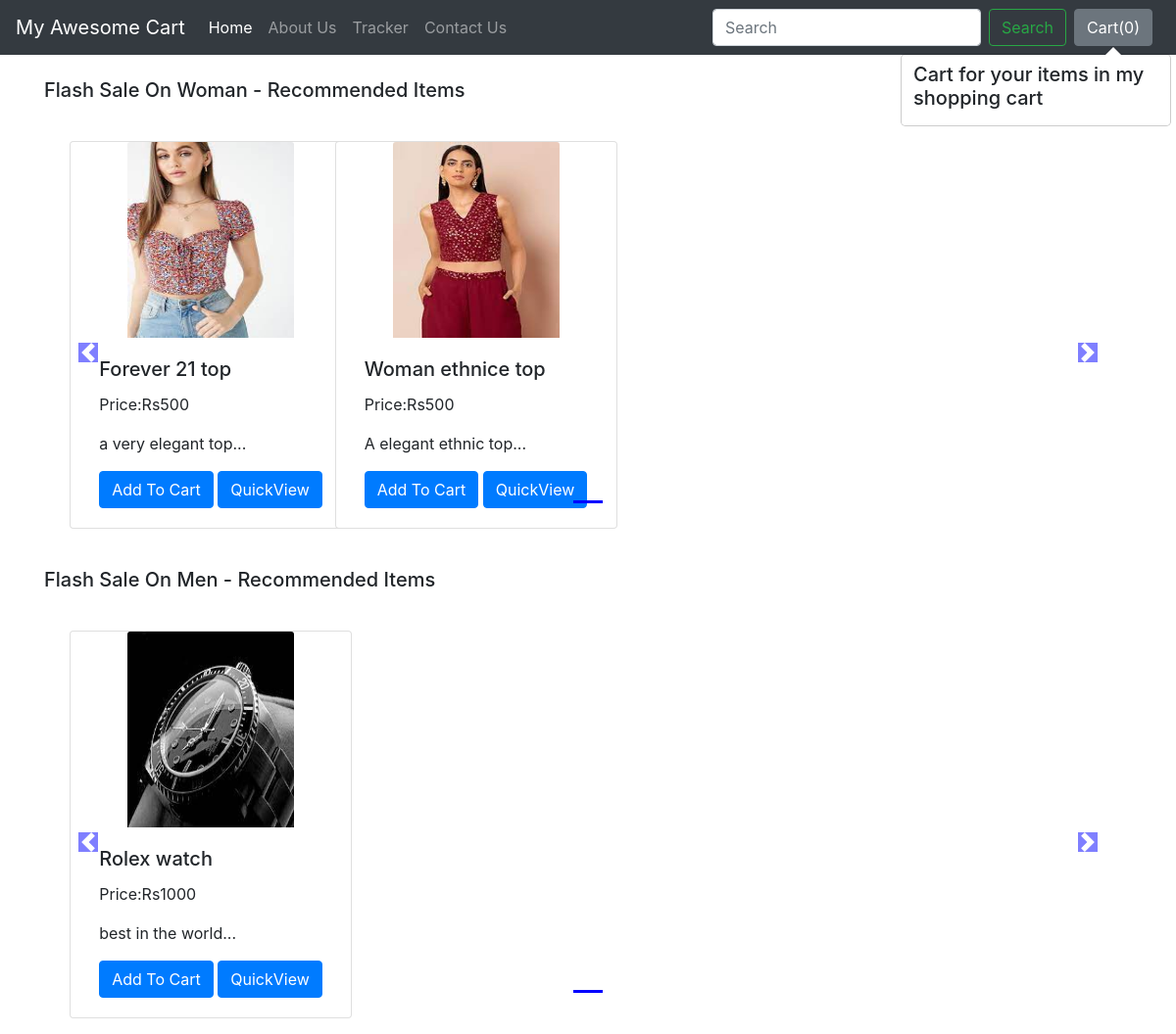
The app's page /shop/ with its own data.
### shop/models.py (models this page shows, shortened)
class Product (models.Model):
  product_id=models.AutoField
  product_name=models.CharField(max_length=50)
  desc=models.CharField(max_length=50)
  pub_date=models.DateField(auto_now=False, auto_now_add=False)
  category=models.CharField(max_length=50,default="")
  subcategory=models.CharField(max_length=50,default="")
  price=models.IntegerField(default=0)
  image=models.ImageField(upload_to='shop/images', height_field=None, width_field=None, max_length=None,default="")

### shop/views.py (the view)
# urls.py: path('', views.index),
def index(request):
    allProds = []
    catprods = Product.objects.values('category', 'id')
    cats = {item['category'] for item in catprods}
    for cat in cats:
        prod = Product.objects.filter(category=cat)
        n = len(prod)
        nSlides = n // 4 + ceil((n / 4) - (n // 4))
        allProds.append([prod, range(1, nSlides), nSlides])
    params = {'allProds':allProds}
    return render(request, 'shop/index.html', params)

### shop/templates/shop/index.html (shortened to what this page needs)
{% extends 'shop/basic.html' %}
{% block body %}
{% load static %}
<div class="container">
    {% for product, range, nSlides in allProds %}
    <h5 class="my-4">Flash Sale On {{product.0.category}} - Recommended Items</h5>
    <div class="row">
        <div id="demo{{forloop.counter}}" class="col carousel slide my-3" data-ride="carousel">
            <ul class="carousel-indicators">
                <li data-target="#demo{{forloop.counter}}" data-slide-to="0" class="active"></li>
            </ul>
            <div class="container carousel-inner no-padding">
                <div class="carousel-item active">
                    {% for i in product %}
                    <div class="col-xs-3 col-sm-3 col-md-3">
                        <div class="card align-items-center" style="width: 18rem;">
                            <img src='./media/{{i.image}}' class="card-img-top" alt="...">
                            <div class="card-body">
                                <h5 class="card-title" id="namepr{{i.id}}">{{i.product_name}}</h5>
                                <p class="card-text">Price:Rs{{i.price}}</p>
                                <p class="card-text">{{i.desc|slice:"0:53"}}...</p>
                                <span id="divpr{{i.id}}" class="divpr">
                                    <button id="pr{{i.id}}" class="btn btn-primary cart">Add To Cart</button>
                                </span>
                                <a href="/shop/productView/{{i.id}}"><button id="qv{{i.id}}" class="btn btn-primary cart">QuickView</button></a>
                            </div>
                        </div>
                    </div>
                    {% endfor %}
                </div>
            </div>
        </div>
        <a class="carousel-control-prev" href="#demo{{forloop.counter}}" data-slide="prev">
            <span class="carousel-control-prev-icon"></span>
        </a>
        <a class="carousel-control-next" href="#demo{{forloop.counter}}" data-slide="next">
            <span class="carousel-control-next-icon"></span>
        </a>
    </div>
    {% endfor %}
</div>
{% endblock %}

### shop/templates/shop/basic.html (shortened to what this page needs)
<!doctype html>
<html lang="en">
  <head>
    <link rel="stylesheet" href="https://stackpath.bootstrapcdn.com/bootstrap/4.2.1/css/bootstrap.min.css">
  </head>
  <body>
    <nav class="navbar navbar-expand-lg navbar-dark bg-dark">
  <a class="navbar-brand" href="/shop">My Awesome Cart</a>
  <div class="collapse navbar-collapse" id="navbarSupportedContent">
    <ul class="navbar-nav mr-auto">
      <li class="nav-item active">
        <a class="nav-link" href="/shop">Home <span class="sr-only">(current)</span></a>
      </li>
      <li class="nav-item">
        <a class="nav-link" href="/shop/about">About Us</a>
      </li>
      <li class="nav-item">
        <a class="nav-link" href="/shop/tracker">Tracker</a>
      </li>
      <li class="nav-item">
        <a class="nav-link" href="/shop/contact">Contact Us</a>
      </li>
    </ul>
    <form class="form-inline my-2 my-lg-0">
      <input class="form-control mr-sm-2" type="search" placeholder="Search" aria-label="Search">
      <button class="btn btn-outline-success my-2 my-sm-0" type="submit">Search</button>
    </form>
    <button type="button" class="btn btn-secondary mx-2" id="popcart" data-container="body" data-toggle="popover" data-placement="bottom" data-html="true" data-content="Vivamus
sagittis lacus vel augue laoreet rutrum faucibus.">
  Cart(<span id="cart">0</span>)
</button>
  </div>
</nav>
  {% block body %} {% endblock %}
  </body>
</html>

### records on screen
Product: category "Woman", image (picture), product_name "Forever 21 top", price "500", desc "a very elegant top"
Product: image (picture), product_name "Woman ethnice top", price "500", desc "A elegant ethnic top"
Product: category "Men", image (picture), product_name "Rolex watch", price "1000", desc "best in the world"
